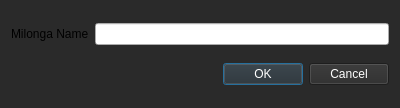
<?xml version="1.0" encoding="UTF-8"?>
<ui version="4.0">
 <class>DialogMilongaName</class>
 <widget class="QDialog" name="DialogMilongaName">
  <property name="geometry">
   <rect>
    <x>0</x>
    <y>0</y>
    <width>400</width>
    <height>108</height>
   </rect>
  </property>
  <property name="windowTitle">
   <string>Milonga Name</string>
  </property>
  <property name="windowIcon">
   <iconset>
    <normaloff>img/logo-djtango.png</normaloff>img/logo-djtango.png</iconset>
  </property>
  <property name="styleSheet">
   <string notr="true">QDialog{
	background-color: rgb(42,42,42)
}</string>
  </property>
  <layout class="QGridLayout" name="gridLayout">
   <item row="1" column="1">
    <widget class="QDialogButtonBox" name="buttonBox">
     <property name="styleSheet">
      <string notr="true">QPushButton {
	background-color: #2a2a2a;
	color: white;
}</string>
     </property>
     <property name="orientation">
      <enum>Qt::Horizontal</enum>
     </property>
     <property name="standardButtons">
      <set>QDialogButtonBox::Cancel|QDialogButtonBox::Ok</set>
     </property>
    </widget>
   </item>
   <item row="0" column="1">
    <widget class="QLineEdit" name="lineEditName"/>
   </item>
   <item row="0" column="0">
    <widget class="QLabel" name="labelMilongaName">
     <property name="text">
      <string>Milonga Name</string>
     </property>
    </widget>
   </item>
  </layout>
 </widget>
 <resources/>
 <connections>
  <connection>
   <sender>buttonBox</sender>
   <signal>accepted()</signal>
   <receiver>DialogMilongaName</receiver>
   <slot>accept()</slot>
   <hints>
    <hint type="sourcelabel">
     <x>248</x>
     <y>254</y>
    </hint>
    <hint type="destinationlabel">
     <x>157</x>
     <y>274</y>
    </hint>
   </hints>
  </connection>
  <connection>
   <sender>buttonBox</sender>
   <signal>rejected()</signal>
   <receiver>DialogMilongaName</receiver>
   <slot>reject()</slot>
   <hints>
    <hint type="sourcelabel">
     <x>316</x>
     <y>260</y>
    </hint>
    <hint type="destinationlabel">
     <x>286</x>
     <y>274</y>
    </hint>
   </hints>
  </connection>
 </connections>
</ui>
